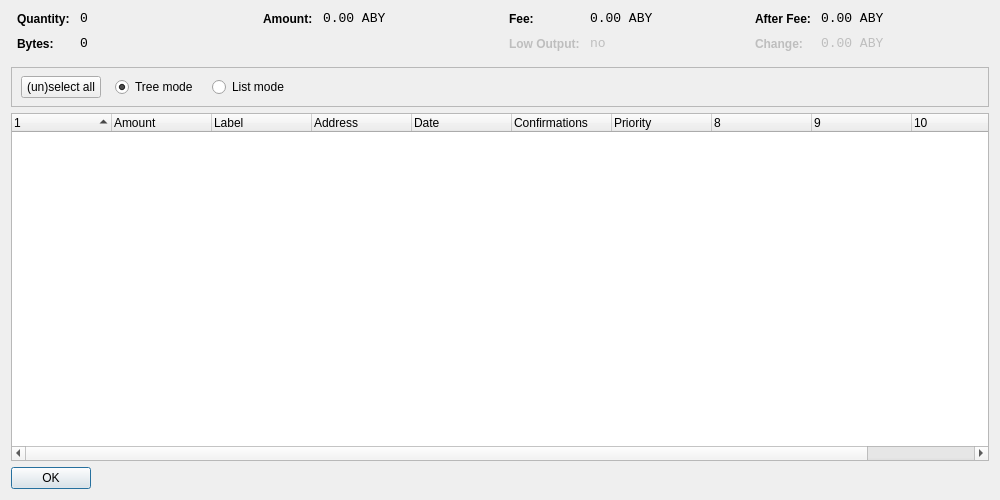
<?xml version="1.0" encoding="UTF-8"?>
<ui version="4.0">
 <class>CoinControlDialog</class>
 <widget class="QDialog" name="CoinControlDialog">
  <property name="geometry">
   <rect>
    <x>0</x>
    <y>0</y>
    <width>1000</width>
    <height>500</height>
   </rect>
  </property>
  <property name="windowTitle">
   <string>Coin Control</string>
  </property>
  <layout class="QVBoxLayout" name="verticalLayout">
   <item>
    <layout class="QHBoxLayout" name="horizontalLayoutTop" stretch="0,0,0,0">
     <property name="topMargin">
      <number>0</number>
     </property>
     <property name="bottomMargin">
      <number>10</number>
     </property>
     <item>
      <layout class="QFormLayout" name="formLayoutCoinControl1">
       <property name="horizontalSpacing">
        <number>10</number>
       </property>
       <property name="verticalSpacing">
        <number>10</number>
       </property>
       <property name="leftMargin">
        <number>6</number>
       </property>
       <property name="rightMargin">
        <number>6</number>
       </property>
       <item row="0" column="0">
        <widget class="QLabel" name="labelCoinControlQuantityText">
         <property name="styleSheet">
          <string notr="true">font-weight:bold;</string>
         </property>
         <property name="text">
          <string>Quantity:</string>
         </property>
        </widget>
       </item>
       <item row="0" column="1">
        <widget class="QLabel" name="labelCoinControlQuantity">
         <property name="font">
          <font>
           <family>Monospace</family>
           <pointsize>10</pointsize>
          </font>
         </property>
         <property name="cursor">
          <cursorShape>IBeamCursor</cursorShape>
         </property>
         <property name="contextMenuPolicy">
          <enum>Qt::ActionsContextMenu</enum>
         </property>
         <property name="text">
          <string notr="true">0</string>
         </property>
         <property name="textInteractionFlags">
          <set>Qt::LinksAccessibleByMouse|Qt::TextSelectableByKeyboard|Qt::TextSelectableByMouse</set>
         </property>
        </widget>
       </item>
       <item row="1" column="0">
        <widget class="QLabel" name="labelCoinControlBytesText">
         <property name="styleSheet">
          <string notr="true">font-weight:bold;</string>
         </property>
         <property name="text">
          <string>Bytes:</string>
         </property>
        </widget>
       </item>
       <item row="1" column="1">
        <widget class="QLabel" name="labelCoinControlBytes">
         <property name="font">
          <font>
           <family>Monospace</family>
           <pointsize>10</pointsize>
          </font>
         </property>
         <property name="cursor">
          <cursorShape>IBeamCursor</cursorShape>
         </property>
         <property name="contextMenuPolicy">
          <enum>Qt::ActionsContextMenu</enum>
         </property>
         <property name="text">
          <string notr="true">0</string>
         </property>
         <property name="textInteractionFlags">
          <set>Qt::LinksAccessibleByMouse|Qt::TextSelectableByKeyboard|Qt::TextSelectableByMouse</set>
         </property>
        </widget>
       </item>
      </layout>
     </item>
     <item>
      <layout class="QFormLayout" name="formLayoutCoinControl2">
       <property name="horizontalSpacing">
        <number>10</number>
       </property>
       <property name="verticalSpacing">
        <number>10</number>
       </property>
       <property name="leftMargin">
        <number>6</number>
       </property>
       <property name="rightMargin">
        <number>6</number>
       </property>
       <item row="0" column="0">
        <widget class="QLabel" name="labelCoinControlAmountText">
         <property name="styleSheet">
          <string notr="true">font-weight:bold;</string>
         </property>
         <property name="text">
          <string>Amount:</string>
         </property>
        </widget>
       </item>
       <item row="0" column="1">
        <widget class="QLabel" name="labelCoinControlAmount">
         <property name="font">
          <font>
           <family>Monospace</family>
           <pointsize>10</pointsize>
          </font>
         </property>
         <property name="cursor">
          <cursorShape>IBeamCursor</cursorShape>
         </property>
         <property name="contextMenuPolicy">
          <enum>Qt::ActionsContextMenu</enum>
         </property>
         <property name="text">
          <string notr="true">0.00 ABY</string>
         </property>
         <property name="textInteractionFlags">
          <set>Qt::LinksAccessibleByMouse|Qt::TextSelectableByKeyboard|Qt::TextSelectableByMouse</set>
         </property>
        </widget>
       </item>
      </layout>
     </item>
     <item>
      <layout class="QFormLayout" name="formLayoutCoinControl3">
       <property name="horizontalSpacing">
        <number>10</number>
       </property>
       <property name="verticalSpacing">
        <number>10</number>
       </property>
       <property name="leftMargin">
        <number>6</number>
       </property>
       <property name="rightMargin">
        <number>6</number>
       </property>
       <item row="0" column="0">
        <widget class="QLabel" name="labelCoinControlFeeText">
         <property name="styleSheet">
          <string notr="true">font-weight:bold;</string>
         </property>
         <property name="text">
          <string>Fee:</string>
         </property>
        </widget>
       </item>
       <item row="0" column="1">
        <widget class="QLabel" name="labelCoinControlFee">
         <property name="font">
          <font>
           <family>Monospace</family>
           <pointsize>10</pointsize>
          </font>
         </property>
         <property name="cursor">
          <cursorShape>IBeamCursor</cursorShape>
         </property>
         <property name="contextMenuPolicy">
          <enum>Qt::ActionsContextMenu</enum>
         </property>
         <property name="text">
          <string notr="true">0.00 ABY</string>
         </property>
         <property name="textInteractionFlags">
          <set>Qt::LinksAccessibleByMouse|Qt::TextSelectableByKeyboard|Qt::TextSelectableByMouse</set>
         </property>
        </widget>
       </item>
       <item row="1" column="0">
        <widget class="QLabel" name="labelCoinControlLowOutputText">
         <property name="enabled">
          <bool>false</bool>
         </property>
         <property name="styleSheet">
          <string notr="true">font-weight:bold;</string>
         </property>
         <property name="text">
          <string>Low Output:</string>
         </property>
        </widget>
       </item>
       <item row="1" column="1">
        <widget class="QLabel" name="labelCoinControlLowOutput">
         <property name="enabled">
          <bool>false</bool>
         </property>
         <property name="font">
          <font>
           <family>Monospace</family>
           <pointsize>10</pointsize>
          </font>
         </property>
         <property name="cursor">
          <cursorShape>IBeamCursor</cursorShape>
         </property>
         <property name="contextMenuPolicy">
          <enum>Qt::ActionsContextMenu</enum>
         </property>
         <property name="text">
          <string notr="true">no</string>
         </property>
         <property name="textInteractionFlags">
          <set>Qt::LinksAccessibleByMouse|Qt::TextSelectableByKeyboard|Qt::TextSelectableByMouse</set>
         </property>
        </widget>
       </item>
      </layout>
     </item>
     <item>
      <layout class="QFormLayout" name="formLayoutCoinControl4">
       <property name="horizontalSpacing">
        <number>10</number>
       </property>
       <property name="verticalSpacing">
        <number>10</number>
       </property>
       <property name="leftMargin">
        <number>6</number>
       </property>
       <property name="rightMargin">
        <number>6</number>
       </property>
       <item row="0" column="0">
        <widget class="QLabel" name="labelCoinControlAfterFeeText">
         <property name="styleSheet">
          <string notr="true">font-weight:bold;</string>
         </property>
         <property name="text">
          <string>After Fee:</string>
         </property>
        </widget>
       </item>
       <item row="0" column="1">
        <widget class="QLabel" name="labelCoinControlAfterFee">
         <property name="font">
          <font>
           <family>Monospace</family>
           <pointsize>10</pointsize>
          </font>
         </property>
         <property name="cursor">
          <cursorShape>IBeamCursor</cursorShape>
         </property>
         <property name="contextMenuPolicy">
          <enum>Qt::ActionsContextMenu</enum>
         </property>
         <property name="text">
          <string notr="true">0.00 ABY</string>
         </property>
         <property name="textInteractionFlags">
          <set>Qt::LinksAccessibleByMouse|Qt::TextSelectableByKeyboard|Qt::TextSelectableByMouse</set>
         </property>
        </widget>
       </item>
       <item row="1" column="0">
        <widget class="QLabel" name="labelCoinControlChangeText">
         <property name="enabled">
          <bool>false</bool>
         </property>
         <property name="styleSheet">
          <string notr="true">font-weight:bold;</string>
         </property>
         <property name="text">
          <string>Change:</string>
         </property>
        </widget>
       </item>
       <item row="1" column="1">
        <widget class="QLabel" name="labelCoinControlChange">
         <property name="enabled">
          <bool>false</bool>
         </property>
         <property name="font">
          <font>
           <family>Monospace</family>
           <pointsize>10</pointsize>
          </font>
         </property>
         <property name="cursor">
          <cursorShape>IBeamCursor</cursorShape>
         </property>
         <property name="contextMenuPolicy">
          <enum>Qt::ActionsContextMenu</enum>
         </property>
         <property name="text">
          <string notr="true">0.00 ABY</string>
         </property>
         <property name="textInteractionFlags">
          <set>Qt::LinksAccessibleByMouse|Qt::TextSelectableByKeyboard|Qt::TextSelectableByMouse</set>
         </property>
        </widget>
       </item>
      </layout>
     </item>
    </layout>
   </item>
   <item>
    <widget class="QFrame" name="frame">
     <property name="minimumSize">
      <size>
       <width>0</width>
       <height>40</height>
      </size>
     </property>
     <property name="frameShape">
      <enum>QFrame::StyledPanel</enum>
     </property>
     <property name="frameShadow">
      <enum>QFrame::Sunken</enum>
     </property>
     <widget class="QWidget" name="horizontalLayoutWidget">
      <property name="geometry">
       <rect>
        <x>10</x>
        <y>0</y>
        <width>781</width>
        <height>41</height>
       </rect>
      </property>
      <layout class="QHBoxLayout" name="horizontalLayoutPanel" stretch="0,0,0,0,0">
       <property name="spacing">
        <number>14</number>
       </property>
       <item>
        <widget class="QPushButton" name="pushButtonSelectAll">
         <property name="sizePolicy">
          <sizepolicy hsizetype="Maximum" vsizetype="Fixed">
           <horstretch>0</horstretch>
           <verstretch>0</verstretch>
          </sizepolicy>
         </property>
         <property name="text">
          <string>(un)select all</string>
         </property>
        </widget>
       </item>
       <item>
        <widget class="QRadioButton" name="radioTreeMode">
         <property name="sizePolicy">
          <sizepolicy hsizetype="Maximum" vsizetype="Fixed">
           <horstretch>0</horstretch>
           <verstretch>0</verstretch>
          </sizepolicy>
         </property>
         <property name="text">
          <string>Tree mode</string>
         </property>
         <property name="checked">
          <bool>true</bool>
         </property>
        </widget>
       </item>
       <item>
        <widget class="QRadioButton" name="radioListMode">
         <property name="sizePolicy">
          <sizepolicy hsizetype="Maximum" vsizetype="Fixed">
           <horstretch>0</horstretch>
           <verstretch>0</verstretch>
          </sizepolicy>
         </property>
         <property name="text">
          <string>List mode</string>
         </property>
        </widget>
       </item>
       <item>
        <spacer name="horizontalSpacer">
         <property name="orientation">
          <enum>Qt::Horizontal</enum>
         </property>
         <property name="sizeHint" stdset="0">
          <size>
           <width>40</width>
           <height>20</height>
          </size>
         </property>
        </spacer>
       </item>
      </layout>
     </widget>
    </widget>
   </item>
   <item>
    <widget class="CoinControlTreeWidget" name="treeWidget">
     <property name="contextMenuPolicy">
      <enum>Qt::CustomContextMenu</enum>
     </property>
     <property name="sortingEnabled">
      <bool>false</bool>
     </property>
     <property name="columnCount">
      <number>11</number>
     </property>
     <attribute name="headerShowSortIndicator" stdset="0">
      <bool>true</bool>
     </attribute>
     <attribute name="headerStretchLastSection">
      <bool>false</bool>
     </attribute>
     <column>
      <property name="text">
       <string/>
      </property>
     </column>
     <column>
      <property name="text">
       <string>Amount</string>
      </property>
     </column>
     <column>
      <property name="text">
       <string>Label</string>
      </property>
     </column>
     <column>
      <property name="text">
       <string>Address</string>
      </property>
     </column>
     <column>
      <property name="text">
       <string>Date</string>
      </property>
     </column>
     <column>
      <property name="text">
       <string>Confirmations</string>
      </property>
      <property name="toolTip">
       <string>Confirmed</string>
      </property>
     </column>
     <column>
      <property name="text">
       <string>Priority</string>
      </property>
     </column>
     <column>
      <property name="text">
       <string/>
      </property>
     </column>
     <column>
      <property name="text">
       <string/>
      </property>
     </column>
     <column>
      <property name="text">
       <string/>
      </property>
     </column>
     <column>
      <property name="text">
       <string/>
      </property>
     </column>
    </widget>
   </item>
   <item>
    <widget class="QDialogButtonBox" name="buttonBox">
     <property name="sizePolicy">
      <sizepolicy hsizetype="Maximum" vsizetype="Fixed">
       <horstretch>0</horstretch>
       <verstretch>0</verstretch>
      </sizepolicy>
     </property>
     <property name="orientation">
      <enum>Qt::Horizontal</enum>
     </property>
     <property name="standardButtons">
      <set>QDialogButtonBox::Ok</set>
     </property>
    </widget>
   </item>
  </layout>
 </widget>
 <customwidgets>
  <customwidget>
   <class>CoinControlTreeWidget</class>
   <extends>QTreeWidget</extends>
   <header>coincontroltreewidget.h</header>
  </customwidget>
 </customwidgets>
 <resources/>
 <connections/>
</ui>
